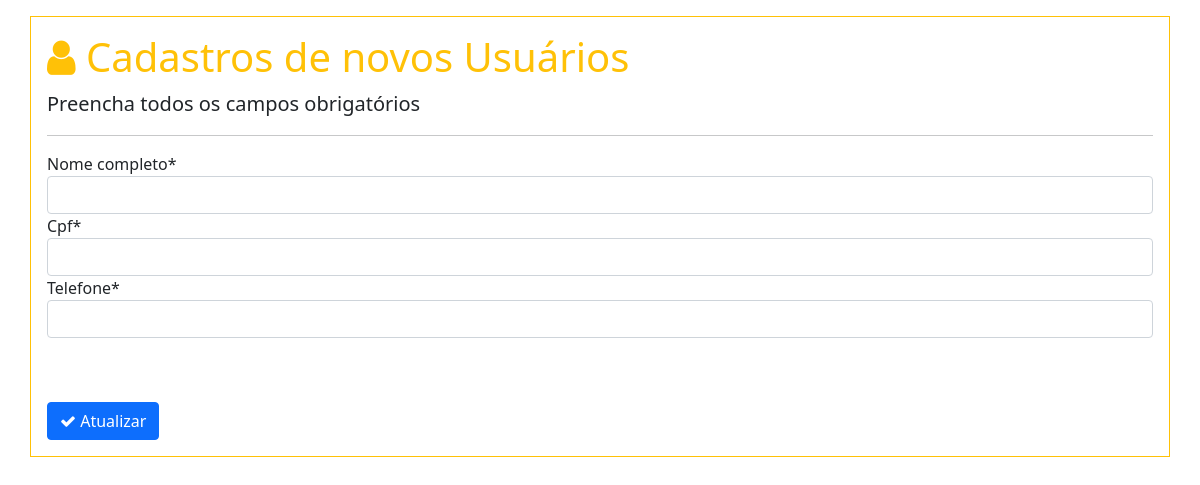
The app's page /atualizar-dados/ (signed in), older data.
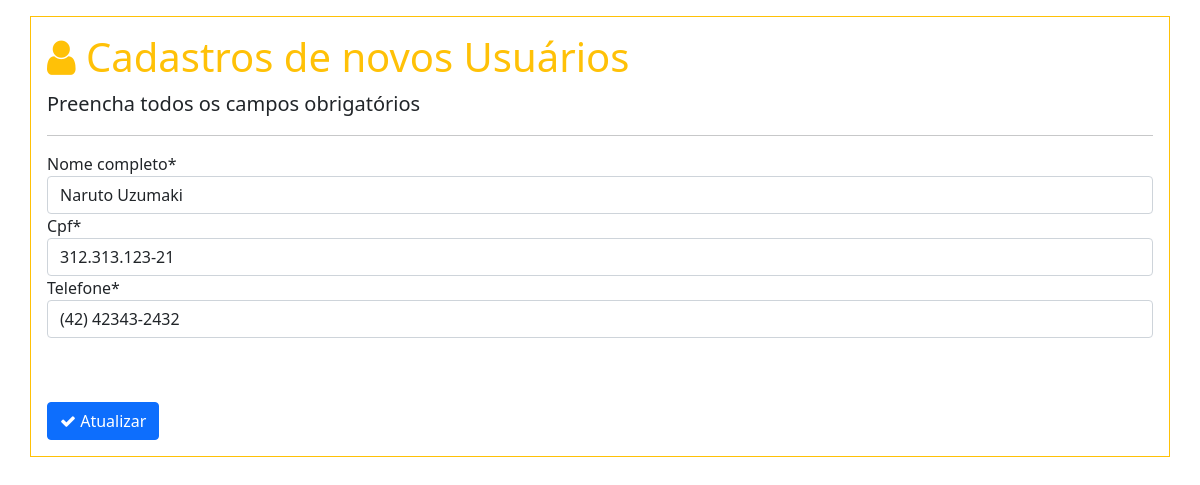
The same page, newer data.
### usuarios/models.py (models this page shows, shortened)
class Perfil(models.Model):
    nome_completo = models.CharField(max_length=100, null=True)
    cpf = models.CharField(max_length=14, null=True)
    telefone = models.CharField(max_length=16, null=True)
    usuario = OneToOneField(User, on_delete=models.CASCADE)

### usuarios/views.py (the view)
# urls.py: path('atualizar-dados/', PerfilUpdate.as_view(), name='atualizar-dados'),
class PerfilUpdate(UpdateView):
    template_name = "aplicacao/form.html"
    model = Perfil
    fields = ['nome_completo','cpf','telefone']
    success_url = reverse_lazy('indexadmin')
    def get_object(self,queryset=None):
        self.object = get_object_or_404(Perfil, usuario=self.request.user)
        return self.object
    def get_context_data(self,*args,**kwargs):
        context = super().get_context_data(*args,**kwargs)
        context['tituloP']= "Cadastros"
        context['iconetitulo'] = '<i class="fa fa-user" aria-hidden="true"></i>'
        context['titulo'] = "Cadastros de novos Usuários"
        context['icon']= '<i class="fa fa-check" aria-hidden="true"></i>'
        context['cadastrar'] = 'Atualizar'
        return context

### aplicacao/templates/aplicacao/form.html (shortened to what this page needs)
{% extends 'paginas/base.html' %}
{% load static %}
{% load crispy_forms_tags%}
{% block conteudo %}
<div class="container p-3 my-3 border border-warning">
    <h1 class="text-warning">{% autoescape off %} {{iconetitulo}} {{titulo}}{% endautoescape %}</h1>
    <p class="lead">Preencha todos os campos obrigatórios</p>
    <hr>
    <form action="" method="POST">
        {{ form|crispy }}
        <br>
        <br>
        <button type="submit" class="btn btn-primary mt-3">{% autoescape off %}{{icon}} {{cadastrar}} {%endautoescape%}</button>
    </form>
</div>
{% endblock %}

Row changes from the older to the newer data that the page shows:
changed Perfil: nome_completo (not shown) → "Naruto Uzumaki"; cpf (not shown) → "312.313.123-21"; telefone (not shown) → "(42) 42343-2432"
